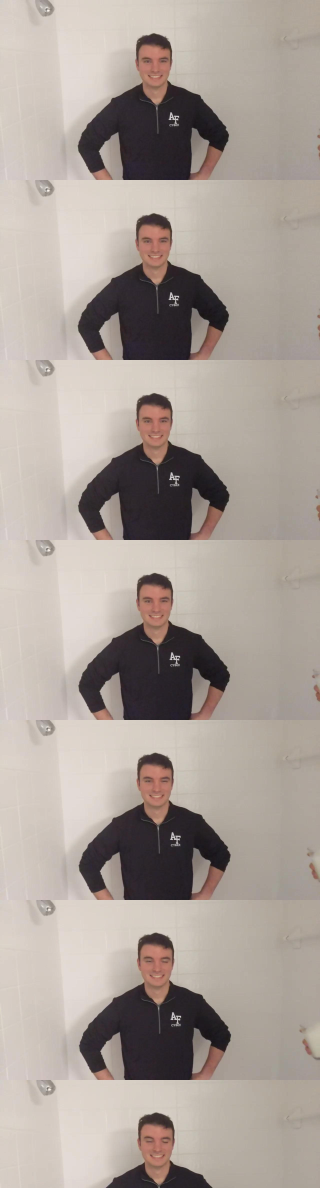
#> input picture picoCTF/Forensics/Milkslap/slice_00.png, 1280 x 4752 px, given in place of concat_v.png, which was not available (shown at 1/4 size)
$ python slice.py
#> lines starting #> are read from the running program, lines starting #| are printed output that depends on the picture; pictures that were not available may be replaced by others from this repository, and a replacement may not be noted
from PIL import Image
import os

# Cài đặt số mảnh muốn cắt (ví dụ: 10 mảnh)
NUM_SLICES = 10

# Mở ảnh gốc
img = Image.open("concat_v.png")
#> img is the input picture: PIL image 1280x4752 RGB; mean R, G, B 169.6, 159.3, 152.1
width, height = img.size
#> width = 1280; height = 4752

# Tính chiều cao mỗi mảnh
slice_height = height // NUM_SLICES
#> slice_height = 475
if height % NUM_SLICES != 0:
    slice_height += 1  # Đảm bảo bao hết ảnh nếu không chia hết
#> slice_height = 476

# Cắt và lưu từng mảnh trong thư mục hiện tại
for i in range(NUM_SLICES):
    y0 = i * slice_height
    y1 = min((i + 1) * slice_height, height)
    if y0 >= height:
        break
    cropped = img.crop((0, y0, width, y1))
    out_name = f"slice_{i:02d}.png"
    cropped.save(out_name)
    print(f"Saved {out_name} (y0={y0}, y1={y1})")
#> this loop made 10 passes
#> pass 1, `cropped = img.crop((0, y0, width, y1))`:
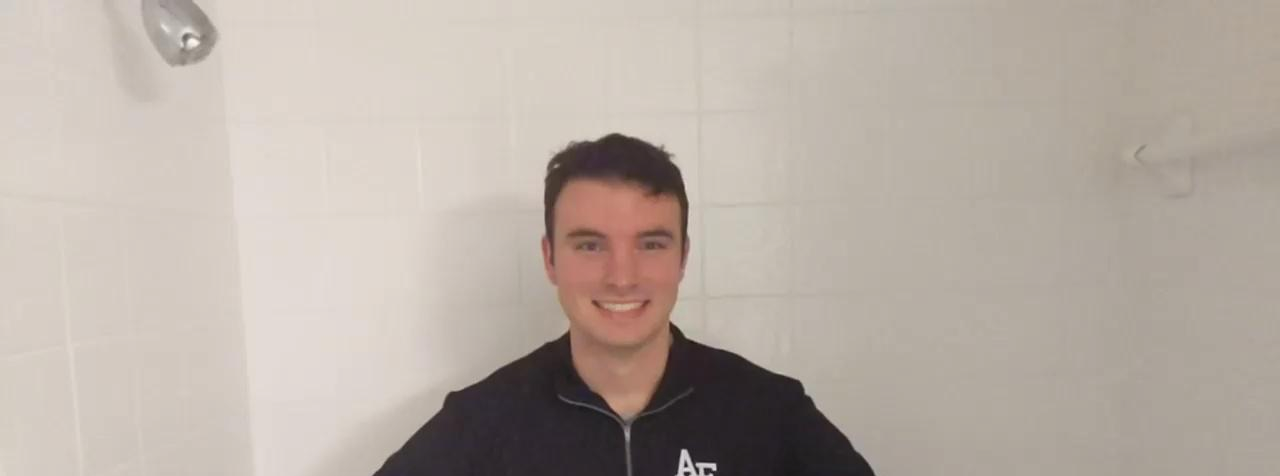
#> cropped: PIL image 1280x476 RGB; mean R, G, B 184.4, 173.9, 165.2
#> pass 2, `cropped = img.crop((0, y0, width, y1))`:
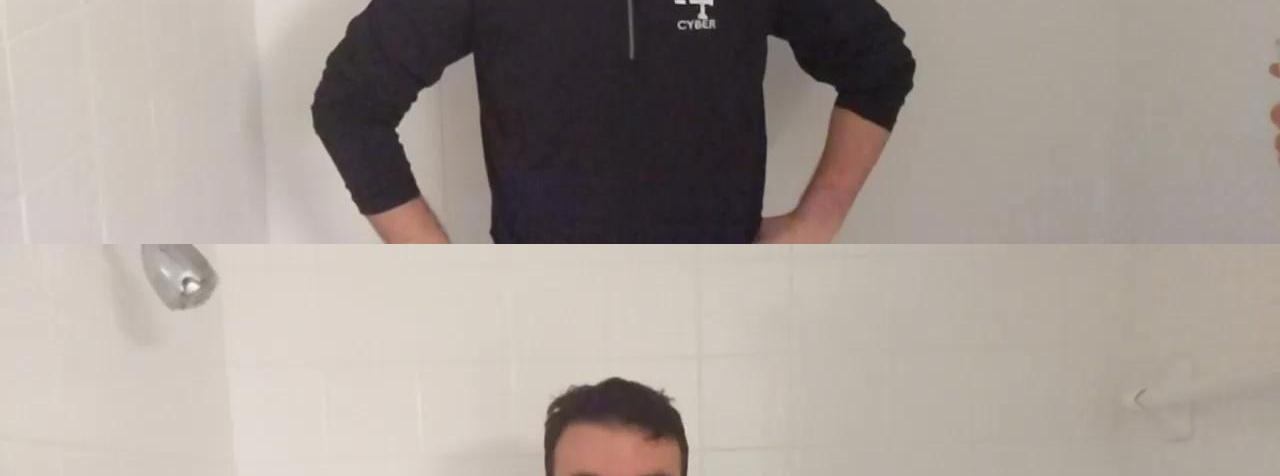
#> cropped: PIL image 1280x476 RGB; mean R, G, B 165.3, 155.6, 149.1
#> pass 3, `cropped = img.crop((0, y0, width, y1))`:
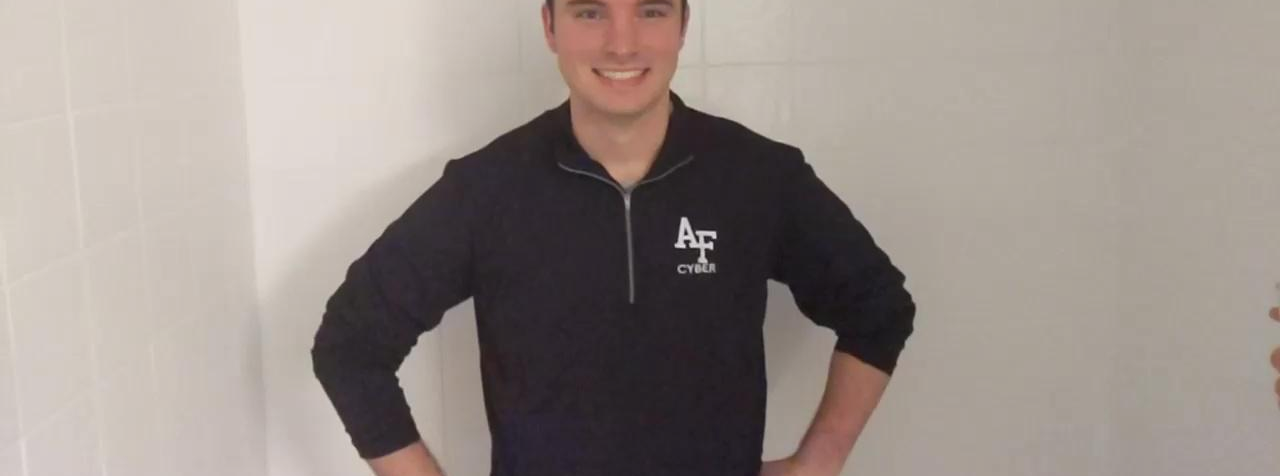
#> cropped: PIL image 1280x476 RGB; mean R, G, B 153.6, 143.5, 137.8
#> after the loop:
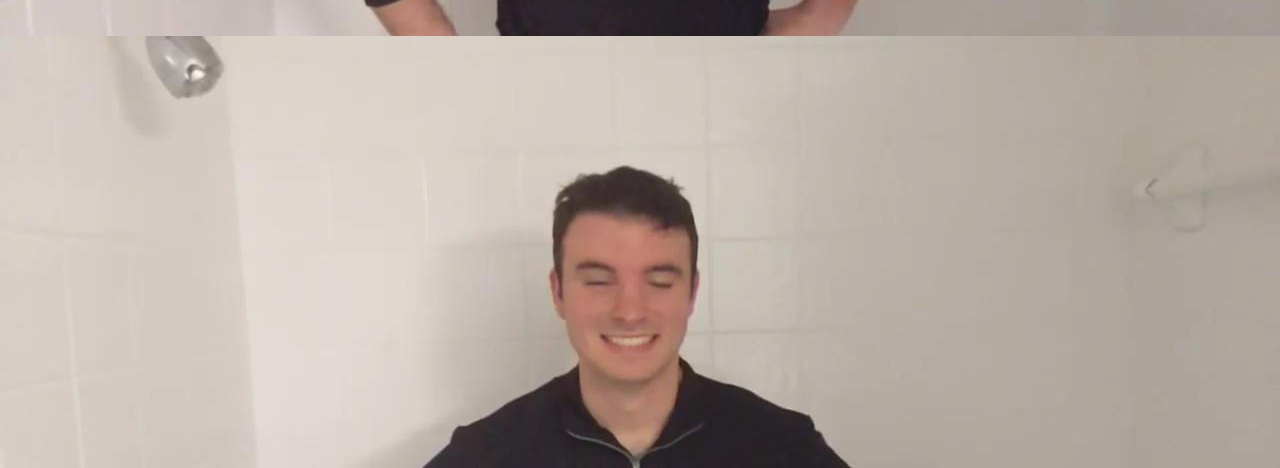
#> cropped: PIL image 1280x468 RGB; mean R, G, B 185.8, 174.7, 166

$ run again, on picoCTF/Forensics/Milkslap/slice_04.png
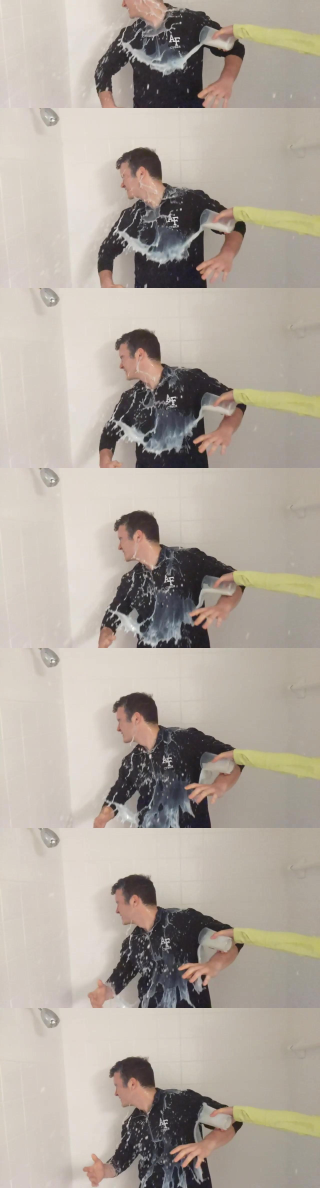
#> input picture picoCTF/Forensics/Milkslap/slice_04.png, 1280 x 4752 px, given in place of concat_v.png, which was not available (shown at 1/4 size)
#> img is the input picture: PIL image 1280x4752 RGB; mean R, G, B 176.9, 167.6, 157.8
#> the loop `for i in range(NUM_SLICES):` made 10 passes
#> pass 1, `cropped = img.crop((0, y0, width, y1))`:
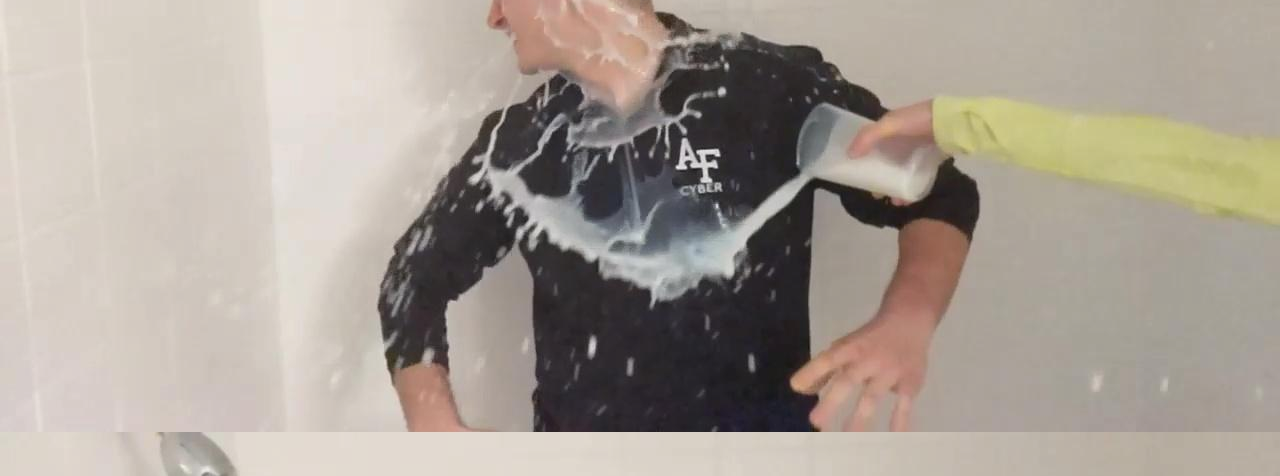
#> cropped: PIL image 1280x476 RGB; mean R, G, B 168.1, 158.9, 149.5
#> after the loop `for i in range(NUM_SLICES):`:
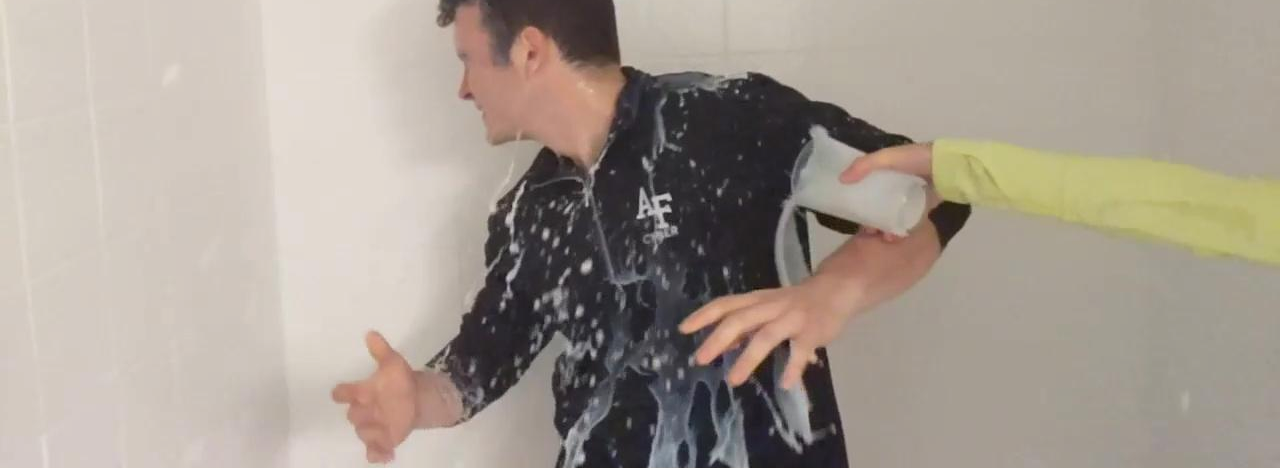
#> cropped: PIL image 1280x468 RGB; mean R, G, B 165.5, 155.5, 145.3

$ run again, on picoCTF/Forensics/Milkslap/slice_05.png
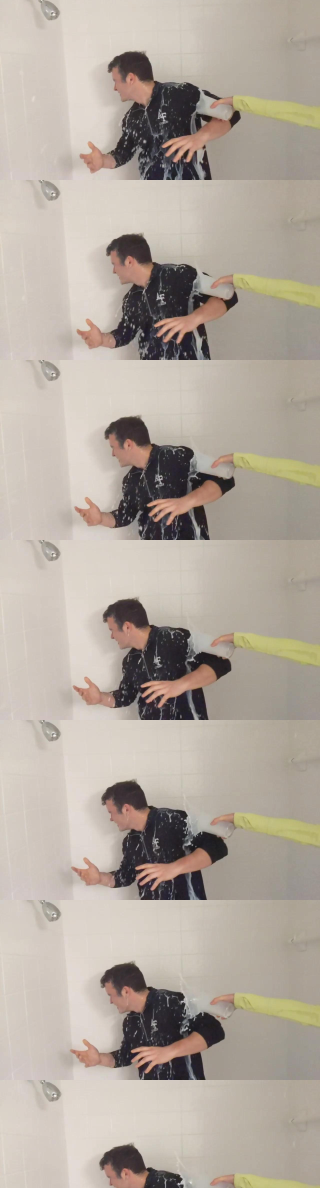
#> input picture picoCTF/Forensics/Milkslap/slice_05.png, 1280 x 4752 px, given in place of concat_v.png, which was not available (shown at 1/4 size)
#> img is the input picture: PIL image 1280x4752 RGB; mean R, G, B 178.8, 168.7, 158.3
#> the loop `for i in range(NUM_SLICES):` made 10 passes
#> pass 1, `cropped = img.crop((0, y0, width, y1))`:
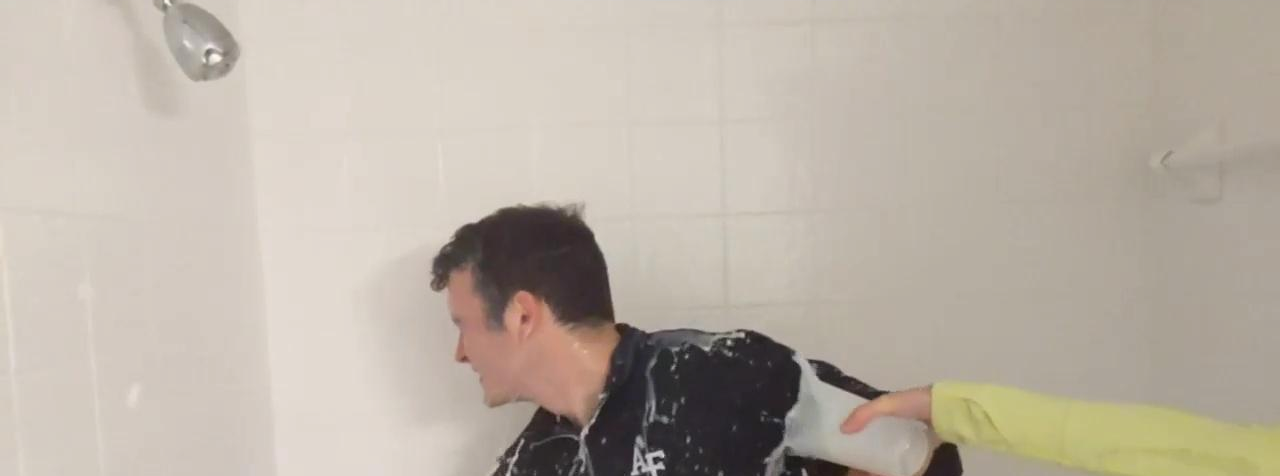
#> cropped: PIL image 1280x476 RGB; mean R, G, B 187.2, 177.7, 165.9
#> after the loop `for i in range(NUM_SLICES):`:
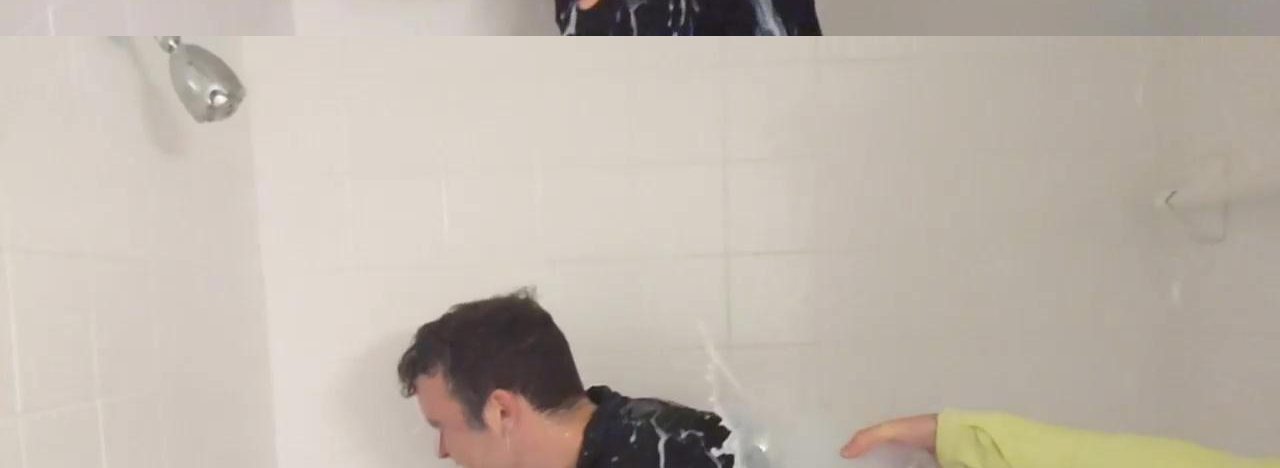
#> cropped: PIL image 1280x468 RGB; mean R, G, B 191.7, 182.3, 171.8
